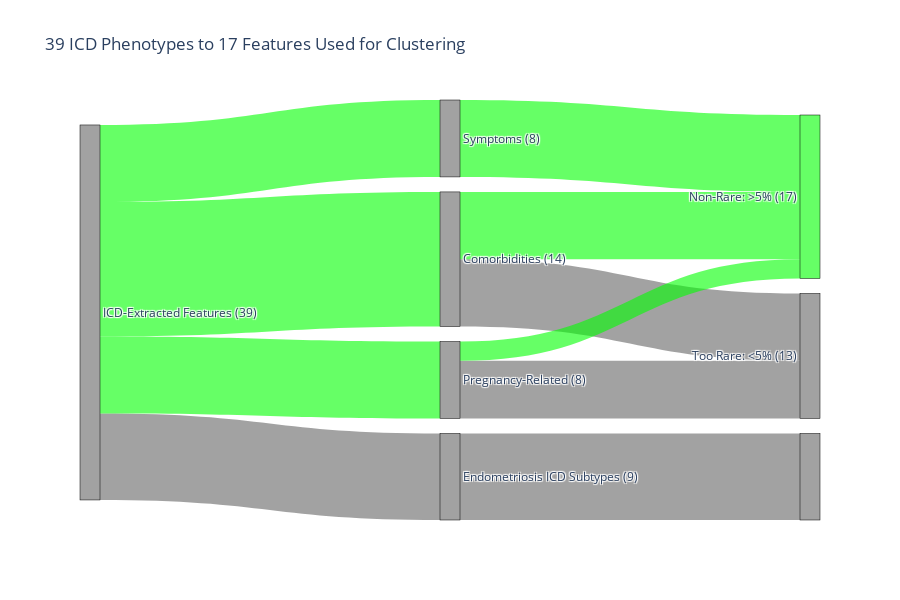

Here is the notebook cell this chart was saved with:
### Code cell
import plotly.graph_objects as go
import kaleido

plot_df = covDF.loc[cases]

link_values = [len(endo_icd_subtypes), len(symptoms), len(pregnancy_related), len(comorbidities),
               len([c for c in symptoms if plot_df[c].mean() < 0.05]),
               len([c for c in pregnancy_related if plot_df[c].mean() < 0.05]),
               len([c for c in comorbidities if plot_df[c].mean() < 0.05]),
               len([c for c in symptoms if plot_df[c].mean() >= 0.05]),
               len([c for c in pregnancy_related if plot_df[c].mean() >= 0.05]),
               len([c for c in comorbidities if plot_df[c].mean() >= 0.05]),
               len(endo_icd_subtypes)]

red = 'rgba(255,0,0,0.6)'
green = 'rgba(0,255,0,0.6)'
blue = 'rgba(0,0,255,0.6)'
gray = 'rgba(100,100,100,0.6)'

fig = go.Figure(data=[
    go.Sankey(
        node = dict(
            pad = 15,
            thickness = 20,
            line = dict(color = "black", width = 0.5),
            label = [f"ICD-Extracted Features ({len(all_binary_cols) - len(long_term_outcomes)})",
                     f"Endometriosis ICD Subtypes ({len(endo_icd_subtypes)})",
                     f"Symptoms ({len(symptoms)})",
                     f"Pregnancy-Related ({len(pregnancy_related)})",
                     f"Comorbidities ({len(comorbidities)})",
                     f"Too Rare: <5% (13)", "Non-Rare: >5% (17)", ""],
            color = [gray,
                     gray, gray, gray, gray,
                     gray, green, gray]
        ),
        link = dict(
            source = [0, 0, 0, 0, 2, 3, 4, 2, 3, 4, 1],
            target = [1, 2, 3, 4, 5, 5, 5, 6, 6, 6, 7],
            value = link_values,
            label = link_values,
            color = [gray,
                     green, green, green,
                     gray, gray, gray,
                     green, green, green,
                     gray]
        )
    )
])

fig.update_layout(title_text="39 ICD Phenotypes to 17 Features Used for Clustering", font_size=12, width=900, height=600)
fig.write_image('../Manuscript_Plots/supp_figure_1_ICD_Sankey.png')
fig.show()

### Figure 1 — Plotly figure (JSON) as saved in the notebook; plotly's stock layout.template omitted (floating-point values rounded to 4 significant figures)
{"data": [{"link": {"color": ["rgba(100,100,100,0.6)", "rgba(0,255,0,0.6)", "rgba(0,255,0,0.6)", "rgba(0,255,0,0.6)", "rgba(100,100,100,0.6)", "rgba(100,100,100,0.6)", "rgba(100,100,100,0.6)", "rgba(0,255,0,0.6)", "rgba(0,255,0,0.6)", "rgba(0,255,0,0.6)", "rgba(100,100,100,0.6)"], "label": [9, 8, 8, 14, 0, 6, 7, 8, 2, 7, 9], "source": [0, 0, 0, 0, 2, 3, 4, 2, 3, 4, 1], "target": [1, 2, 3, 4, 5, 5, 5, 6, 6, 6, 7], "value": [9, 8, 8, 14, 0, 6, 7, 8, 2, 7, 9]}, "node": {"color": ["rgba(100,100,100,0.6)", "rgba(100,100,100,0.6)", "rgba(100,100,100,0.6)", "rgba(100,100,100,0.6)", "rgba(100,100,100,0.6)", "rgba(100,100,100,0.6)", "rgba(0,255,0,0.6)", "rgba(100,100,100,0.6)"], "label": ["ICD-Extracted Features (39)", "Endometriosis ICD Subtypes (9)", "Symptoms (8)", "Pregnancy-Related (8)", "Comorbidities (14)", "Too Rare: <5% (13)", "Non-Rare: >5% (17)", ""], "line": {"color": "black", "width": 0.5}, "pad": 15, "thickness": 20}, "type": "sankey"}], "layout": {"title": {"text": "39 ICD Phenotypes to 17 Features Used for Clustering"}, "font": {"size": 12}, "width": 900, "height": 600}}
